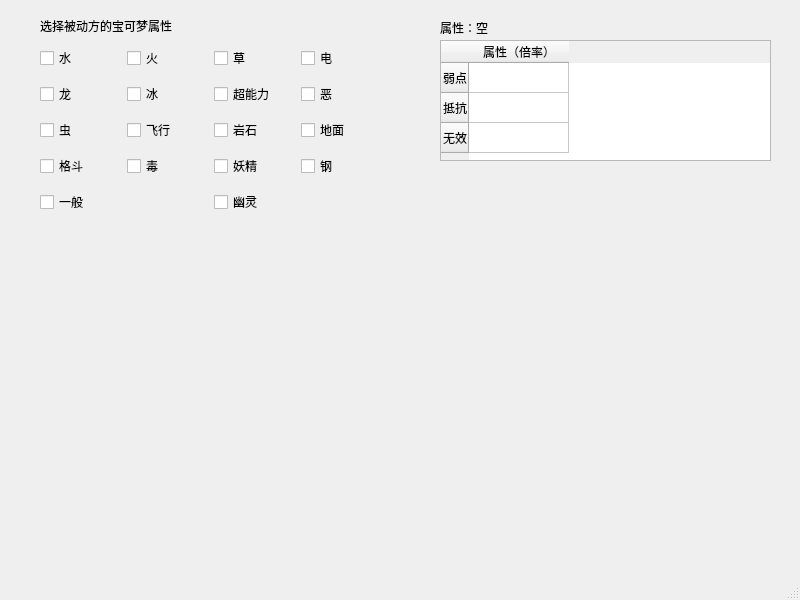
<?xml version="1.0" encoding="UTF-8"?>
<ui version="4.0">
 <class>MainWindow</class>
 <widget class="QMainWindow" name="MainWindow">
  <property name="geometry">
   <rect>
    <x>0</x>
    <y>0</y>
    <width>800</width>
    <height>600</height>
   </rect>
  </property>
  <property name="windowTitle">
   <string>MainWindow</string>
  </property>
  <widget class="QWidget" name="centralwidget">
   <widget class="QWidget" name="verticalLayoutWidget">
    <property name="geometry">
     <rect>
      <x>40</x>
      <y>40</y>
      <width>342</width>
      <height>185</height>
     </rect>
    </property>
    <layout class="QVBoxLayout" name="verticalLayout">
     <item>
      <layout class="QHBoxLayout" name="horizontalLayout">
       <item>
        <widget class="QCheckBox" name="cb_Water">
         <property name="text">
          <string>水</string>
         </property>
        </widget>
       </item>
       <item>
        <widget class="QCheckBox" name="cb_Fire">
         <property name="text">
          <string>火</string>
         </property>
        </widget>
       </item>
       <item>
        <widget class="QCheckBox" name="cb_Grass">
         <property name="text">
          <string>草</string>
         </property>
        </widget>
       </item>
       <item>
        <widget class="QCheckBox" name="cb_Electric">
         <property name="text">
          <string>电</string>
         </property>
        </widget>
       </item>
      </layout>
     </item>
     <item>
      <layout class="QHBoxLayout" name="horizontalLayout_2">
       <item>
        <widget class="QCheckBox" name="cb_Dragon">
         <property name="text">
          <string>龙</string>
         </property>
        </widget>
       </item>
       <item>
        <widget class="QCheckBox" name="cb_Ice">
         <property name="text">
          <string>冰</string>
         </property>
        </widget>
       </item>
       <item>
        <widget class="QCheckBox" name="cb_Psychic">
         <property name="text">
          <string>超能力</string>
         </property>
        </widget>
       </item>
       <item>
        <widget class="QCheckBox" name="cb_Dark">
         <property name="text">
          <string>恶</string>
         </property>
        </widget>
       </item>
      </layout>
     </item>
     <item>
      <layout class="QHBoxLayout" name="horizontalLayout_3">
       <item>
        <widget class="QCheckBox" name="cb_Bug">
         <property name="text">
          <string>虫</string>
         </property>
        </widget>
       </item>
       <item>
        <widget class="QCheckBox" name="cb_Flying">
         <property name="text">
          <string>飞行</string>
         </property>
        </widget>
       </item>
       <item>
        <widget class="QCheckBox" name="cb_Rock">
         <property name="text">
          <string>岩石</string>
         </property>
        </widget>
       </item>
       <item>
        <widget class="QCheckBox" name="cb_Ground">
         <property name="text">
          <string>地面</string>
         </property>
        </widget>
       </item>
      </layout>
     </item>
     <item>
      <layout class="QHBoxLayout" name="horizontalLayout_4">
       <item>
        <widget class="QCheckBox" name="cb_Fighting">
         <property name="text">
          <string>格斗</string>
         </property>
        </widget>
       </item>
       <item>
        <widget class="QCheckBox" name="cb_Poison">
         <property name="text">
          <string>毒</string>
         </property>
        </widget>
       </item>
       <item>
        <widget class="QCheckBox" name="cb_Fairy">
         <property name="text">
          <string>妖精</string>
         </property>
        </widget>
       </item>
       <item>
        <widget class="QCheckBox" name="cb_Steel">
         <property name="text">
          <string>钢</string>
         </property>
        </widget>
       </item>
      </layout>
     </item>
     <item>
      <layout class="QHBoxLayout" name="horizontalLayout_5">
       <item>
        <widget class="QCheckBox" name="cb_Normal">
         <property name="text">
          <string>一般</string>
         </property>
        </widget>
       </item>
       <item>
        <widget class="QCheckBox" name="cb_Ghost">
         <property name="text">
          <string>幽灵</string>
         </property>
        </widget>
       </item>
      </layout>
     </item>
    </layout>
   </widget>
   <widget class="QLabel" name="label">
    <property name="geometry">
     <rect>
      <x>40</x>
      <y>15</y>
      <width>141</width>
      <height>21</height>
     </rect>
    </property>
    <property name="text">
     <string>选择被动方的宝可梦属性</string>
    </property>
   </widget>
   <widget class="QTableWidget" name="t_resistance">
    <property name="geometry">
     <rect>
      <x>440</x>
      <y>40</y>
      <width>331</width>
      <height>121</height>
     </rect>
    </property>
    <row>
     <property name="text">
      <string>弱点</string>
     </property>
    </row>
    <row>
     <property name="text">
      <string>抵抗</string>
     </property>
    </row>
    <row>
     <property name="text">
      <string>无效</string>
     </property>
    </row>
    <column>
     <property name="text">
      <string>属性（倍率）</string>
     </property>
    </column>
   </widget>
   <widget class="QLabel" name="lb_type">
    <property name="geometry">
     <rect>
      <x>440</x>
      <y>20</y>
      <width>331</width>
      <height>16</height>
     </rect>
    </property>
    <property name="text">
     <string>属性：空</string>
    </property>
   </widget>
  </widget>
  <widget class="QMenuBar" name="menubar">
   <property name="geometry">
    <rect>
     <x>0</x>
     <y>0</y>
     <width>800</width>
     <height>21</height>
    </rect>
   </property>
  </widget>
  <widget class="QStatusBar" name="statusbar"/>
 </widget>
 <resources/>
 <connections/>
</ui>
